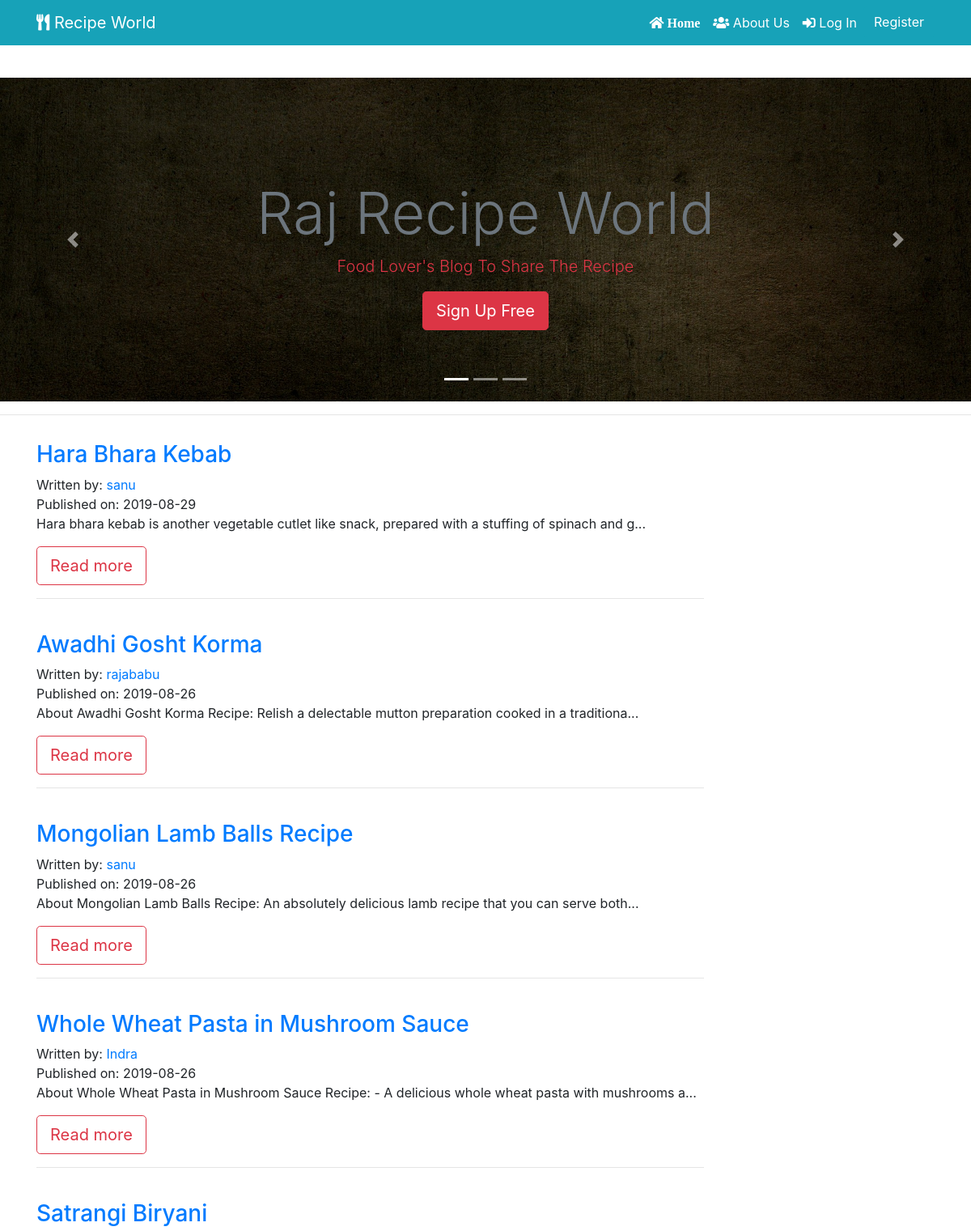
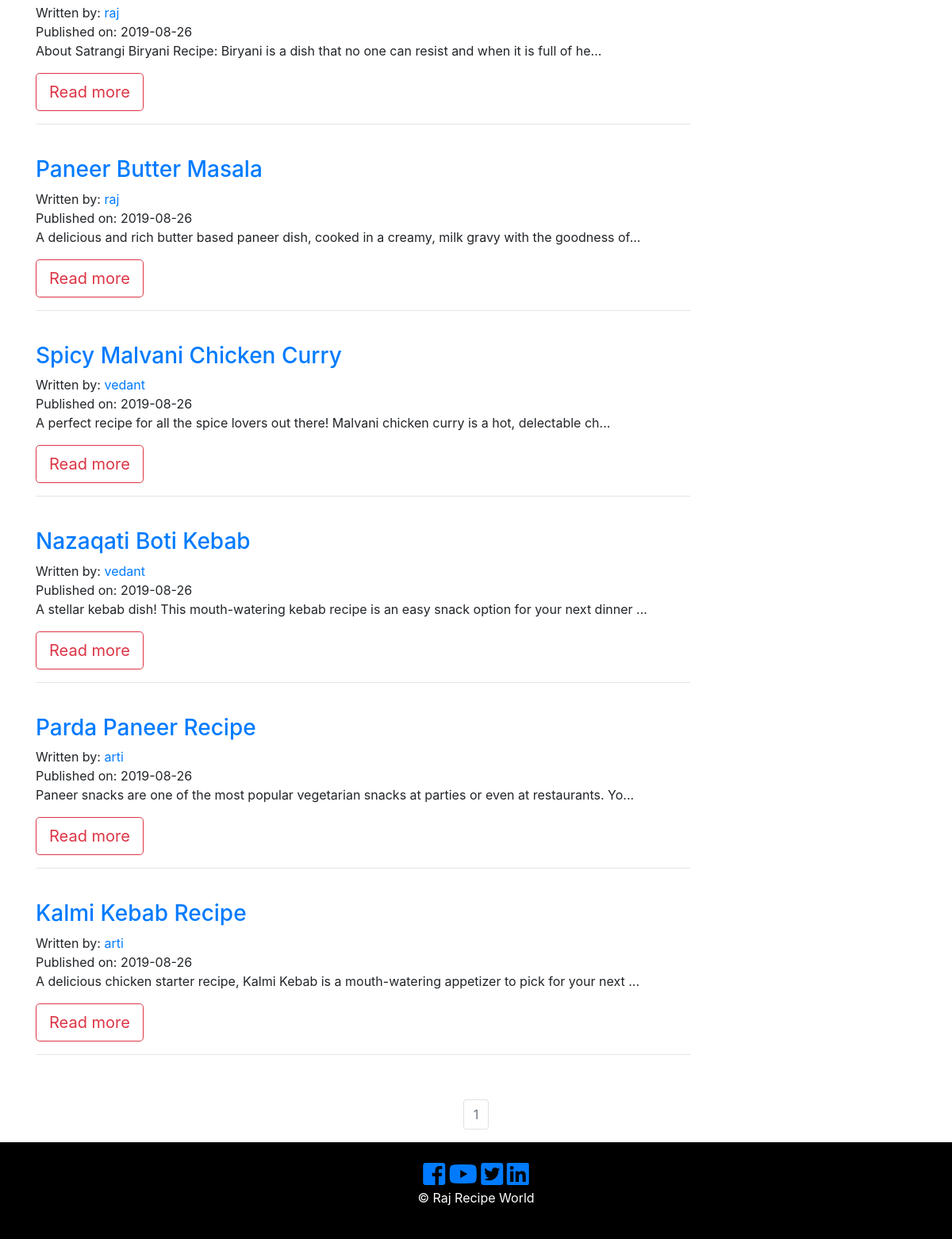
Before: / with the older database file (2 pictures, top to bottom).
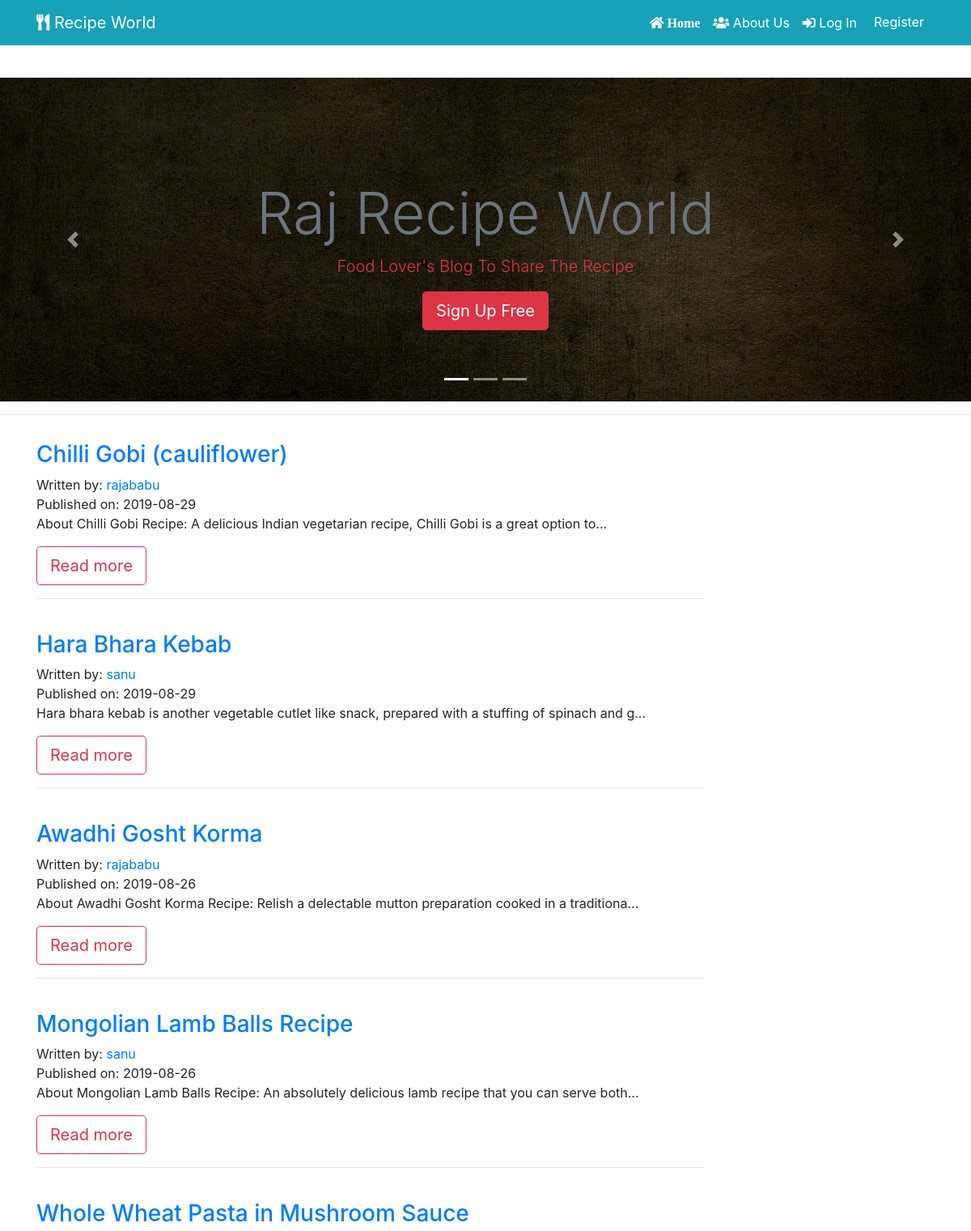
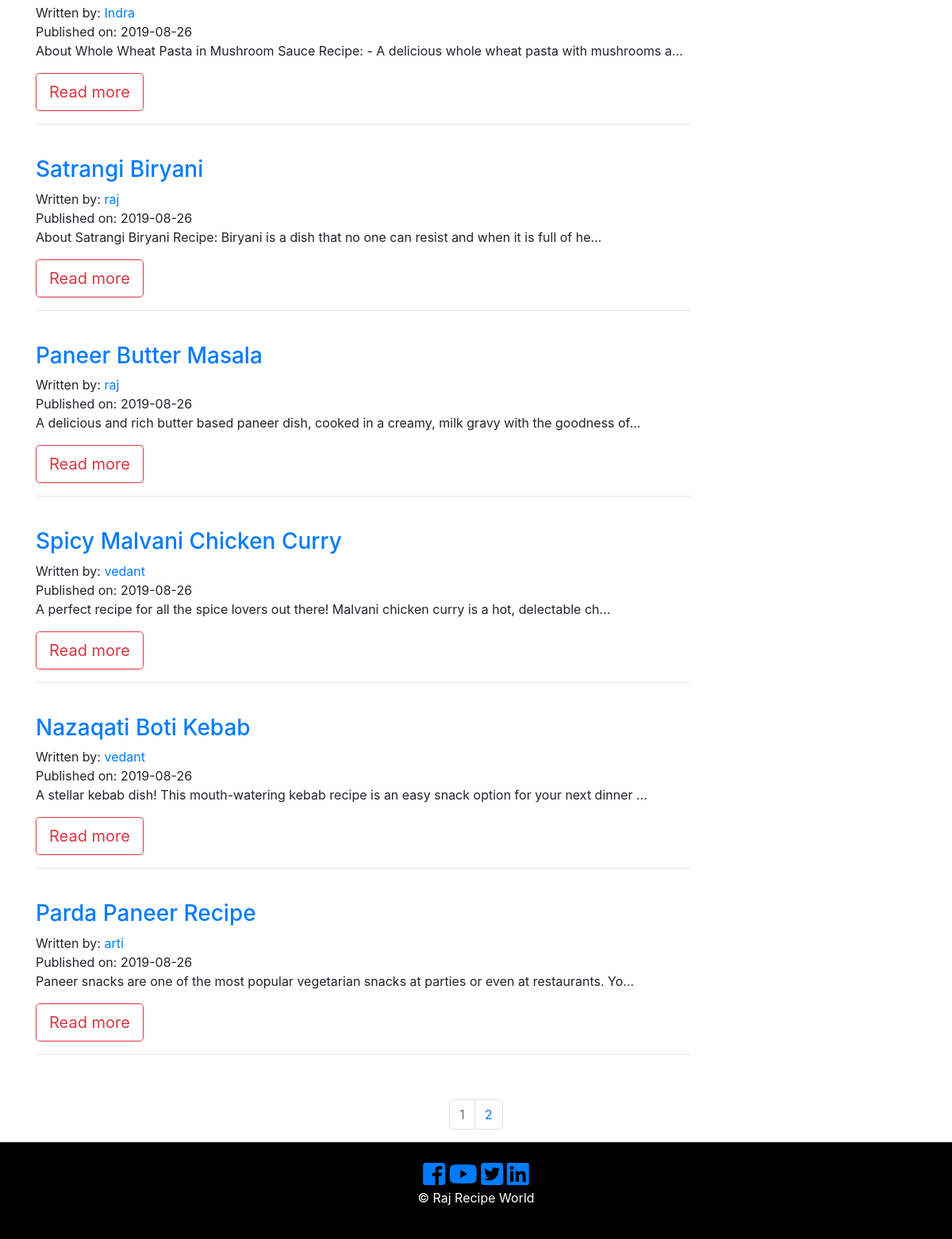
After: the same page with the newer database file (2 pictures, top to bottom).
### recipe_app/models.py (models this page shows, shortened)
class RecipePost(db.Model):
    __searchable__ = ['recipe_name']
    users = db.relationship(User)
    id = db.Column(db.Integer, primary_key=True)
    user_id = db.Column(db.Integer, db.ForeignKey('users.id'), nullable=False)
    date = db.Column(db.DateTime, nullable=False, default=datetime.utcnow)
    recipe_image = db.Column(db.String(128), default=None, nullable=True)
    recipe_name = db.Column(db.String(164), nullable=False)
    course = db.Column(db.String(164), nullable=False)
    food_category = db.Column(db.String(164), nullable=False)
    cuisine = db.Column(db.String(164), nullable=False)
    prep_time = db.Column(db.String(164), nullable=False)
    cook_time = db.Column(db.String(164), nullable=False)
    allergens = db.Column(db.String(164), nullable=False)
    serving = db.Column(db.String(164), nullable=False)
    ingredients = db.Column(db.Text, nullable=False)
    recipe_description = db.Column(db.Text, nullable=False)

class User(db.Model, UserMixin):
     __tablename__ = 'users'
     id = db.Column(db.Integer, primary_key = True)
     picture = db.Column(db.String(128), default='default_profile.png', nullable=False)
     email = db.Column(db.String(64), unique=True, index=True)
     username = db.Column(db.String(64), unique=True, index=True)
     password_hash = db.Column(db.String(128))
     recipe = db.relationship('RecipePost', backref='author', lazy=True)

### recipe_app/core/views.py (the view)
@core.route('/')
def index():
    page = request.args.get('page', 1, type=int)
    all_recipies_posts = RecipePost.query.order_by(RecipePost.date.desc()).paginate(page=page, per_page=10)
    return render_template('index.html', all_recipies_posts = all_recipies_posts)

### recipe_app/templates/index.html (shortened to what this page needs)
{% extends "base.html" %}
{% block content %}
  <section id="showcase" class="">
    <div id="myCarousel" class="carousel slide" data-ride="carousel">
      <ol class="carousel-indicators">
        <li data-target="#myCarousel" data-slide-to="0" class="active"></li>
        <li data-target="#myCarousel" data-slide-to="1"></li>
        <li data-target="#myCarousel" data-slide-to="2"></li>
      </ol>
      <div class="carousel-inner">
        <div class="carousel-item carousel-image-1 active">
          <div class="container">
            <div class="carousel-caption d-none d-sm-block text-center mb-5">
              <h1 class="display-3 text-secondary"> Raj Recipe World</h1>
              <p class="lead text-danger"> Food Lover's Blog To Share The Recipe </p>
              <a href="{{ url_for('users.register') }}" class="btn btn-danger btn-lg">Sign Up Free</a>
            </div>
          </div>
        </div>
      </div>
      <a href="#myCarousel" data-slide="prev" class="carousel-control-prev">
        <span class="carousel-control-prev-icon"></span>
      </a>
      <a href="#myCarousel" data-slide="next" class="carousel-control-next">
        <span class="carousel-control-next-icon"></span>
      </a>
    </div>
  </section>
  <hr>
<section id="info" class="py-3">
  <div class="container">
    {% for recipe in all_recipies_posts.items %}
    <div class="row">
      <div class="col-md-9 align-self-center">
        <h3> <a href="{{ url_for('recipe_posts.recipe_post', recipe_post_id=recipe.id) }}">{{ recipe.recipe_name }}</a> </h3>
          <p>
            Written by: <a href="{{ url_for('users.user_recipies', username = recipe.author.username) }}">{{ recipe.author.username }}</a>
            <br/>
            Published on: {{ recipe.date.strftime('%Y-%m-%d') }}
            <br/>
            {{ recipe.recipe_description[:100] }}...
            </p>
              <a href="{{ url_for('recipe_posts.recipe_post', recipe_post_id=recipe.id) }}" class="btn btn-outline-danger btn-lg">Read more</a>
              <hr>
               <br/>
          </div>
            <div class="col-md-3">
             </div>
           </div>
           {% endfor %}
  </div>
</section>
<nav aria-label="Page navigation example">
  <ul class="pagination justify-content-center">
    {% for page_num in all_recipies_posts.iter_pages(left_edge=1, right_edge=1, left_current=1, right_current=2) %}
            {% if all_recipies_posts.page == page_num %}
              <li class="page-item disabled">
                <a class="page-link" href="{{ url_for('core.index', page=page_num) }}">{{ page_num }}</a>
              </li>
            {% else %}
              <li class="page-item">
                <a class="page-link" href="{{ url_for('core.index', page=page_num) }}">{{ page_num }}</a>
              </li>
            {% endif %}
    {% endfor %}
  </ul>
</nav>
{% endblock %}

### recipe_app/templates/base.html (shortened to what this page needs)
<!DOCTYPE html>
<html lang="en">
  <head>
      <link rel="stylesheet" href="https://stackpath.bootstrapcdn.com/bootstrap/4.3.1/css/bootstrap.min.css">
      <link type="text/css" rel="stylesheet" href="{{ url_for('static', filename='css/master.css') }}"/>
      <link rel="stylesheet" href="https://use.fontawesome.com/releases/v5.3.1/css/all.css"
>
      <link rel="stylesheet" href="https://cdnjs.cloudflare.com/ajax/libs/ekko-lightbox/5.3.0/ekko-lightbox.css" />
      <link rel="stylesheet" href="https://cdnjs.cloudflare.com/ajax/libs/slick-carousel/1.9.0/slick.css" />
      <link rel="stylesheet" href="https://cdnjs.cloudflare.com/ajax/libs/slick-carousel/1.9.0/slick-theme.min.css" />
  </head>
<body>
  <header class="py-5" >
<nav class="navbar navbar-expand-sm navbar-dark bg-info fixed-top ">
    <div class="container">
      <a href="{{ url_for('core.index') }}" target="_blank" class="navbar-brand"> <i class="fas fa-utensils icon-nav"></i> Recipe World</a>
      <div class="collapse navbar-collapse" id="navbarCollapse">
      <ul class="navbar-nav ml-auto">
            <li class="nav-item active">
              <a class="nav-link text-white" href="{{ url_for('core.index') }}">
                <i class="fas fa-home icon-nav"> Home </i>
              </a>
            </li>
            <li class="nav-item">
              <a class="nav-link text-white" href="{{ url_for('core.info') }}"> <i class="fas fa-users icon-nav"></i> About Us</a>
            </li>
            {% if current_user.is_authenticated %}
            <li class="nav-item">
                <a class="nav-link text-white" href="{{ url_for('users.logout') }}"> <i class="fas fa-sign-out-alt icon-nav"></i> Log Out </a>
            </li>
            <li class="nav-item">
                <a class="nav-link text-white" href="{{ url_for('users.account') }}">
                  <i class="fas fa-user icon-nav"> </i> Profile </a>
            </li>
            <li class="nav-item">
                <a class="nav-link text-white" href="{{ url_for('recipe_posts.create_recipe') }}">
                  <i class="fas fa-plus icon-nav"></i> Add Recipe</a>
            </li>
             <li class="nav-item">
                <a class="nav-link text-white" href="{{ url_for('users.user_recipies' , username=current_user.username) }}"> <i class="fas fa-user-circle icon-nav"> </i> {{ current_user }} </a>
              </li>
              {% else %}
              <li class="nav-item">
                  <a class="nav-link text-white" href="{{ url_for('users.login') }}"> <i class="fas fa-sign-in-alt icon-nav"></i> Log In </a>
              </li>
              <li class="nav-item">
                  <a href="{{ url_for('users.register') }}" class="btn btn-info btn-md">
                   Register
                </a>
              </li>
              {% endif %}
    </ul>
    </div>
   </div>
  </nav>
 </header>
  {% block content %}
  {% endblock %}
         <footer id="main-footer" class="text-center p-4">
          <div class="container">
              <div class="row">
                <div class="col">
                    <a href="#"> <i class="fab fa-facebook-square fa-2x"> </i> </a>
                    <a href="#"> <i class="fab fa-youtube fa-2x"> </i> </a>
                    <a href="#"> <i class="fab fa-twitter-square fa-2x"></i> </a>
                    <a href="#"> <i class="fab fa-linkedin fa-2x"></i> </a>
                  <p> &copy;
                     Raj Recipe World </p>
                </div>
              </div>
            </div>
          </footer>
  </body>
</html>

### recipe_app/static/css/master.css (style rules this page uses)
.carousel-item { height: 400px; width: 100% !important; background-position: center; -webkit-background-size: cover; -moz-background-size: cover; background-size: cover; -o-background-size: cover; }
.carousel-image-1 { background: url('../img/cook-3_1920.jpg'); background-size: cover; }
#main-footer { background: #000; color: #fff; }

Changed rows visible on the page:
no longer on this page (row unchanged): RecipePost: recipe_name "Kalmi Kebab Recipe", author.username "arti", date "2019-08-26", recipe_description "A delicious chicken starter recipe, Kalmi Kebab is a mouth-watering appetizer to pick for your next"
added RecipePost: recipe_name "Chilli Gobi (cauliflower)", author.username "rajababu", date "2019-08-29", recipe_description "About Chilli Gobi Recipe: A delicious Indian vegetarian recipe, Chilli Gobi is a great option to"
Other visible differences:
new list line: "2"
